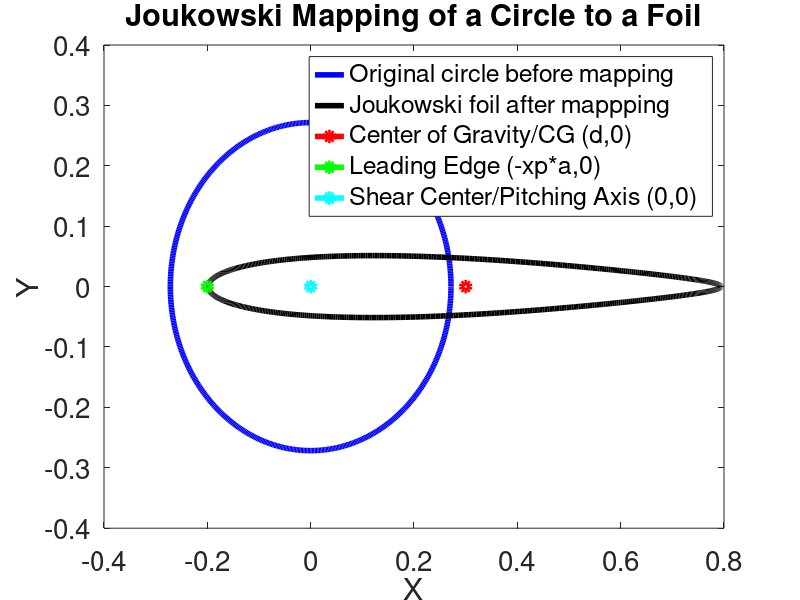

MATLAB code to generate this figure:
%Joukowski transformation structure
clear all
close all
set(0,'defaultAxesFontSize',20)
%Parameters
axis equal
lam=0.2468;                      %Related with the size of the foil
e=0.0124;                        %Related with the thickness of the foil
s=0.0124;                      %Related the roundness and also contibutes the thickness of the foil

a=2*(lam+e+s)+lam^2/(lam+s)+lam^2/(lam+2*e+s); %foil length
xp=0.2;                        %Xp*a is the distance between leading edge of the foil and the shear center (SC, pitching axis) 

d=(lam+2*e+s)+lam*lam/(lam+2*e+s)-(xp*a); %Distance between the shear center (SC, pitching axis)  and CG
b=-d;

R=lam+e+s;                  %Radius of the circle where is mapping the airfoil
theta=0:0.01:2*pi;          %Theta Axis array
f1=R*exp(i*theta);          %Circle
plot(real(f1),imag(f1),'b','LineWidth',4) %Plot circle
f2=f1+lam*lam./(f1-e)+d-e;  %Joukowski transformation to mapping the airfoil
hold on
plot(real(f2),imag(f2),'k','LineWidth',4) %Plot airfoil
plot(real(d),imag(d),'ro-','LineWidth',4) %Plot position of d
plot(-real(xp),imag(xp),'go-','LineWidth',4) %Plot position of b
plot(0,0,'co-','LineWidth',4) %Plot position of b
title('Joukowski Mapping of a Circle to a Foil')   
xlabel('X')
ylabel('Y' )
legend('Original circle before mapping','Joukowski foil after mappping','Center of Gravity/CG (d,0)','Leading Edge (-xp*a,0)','Shear Center/Pitching Axis (0,0)')

